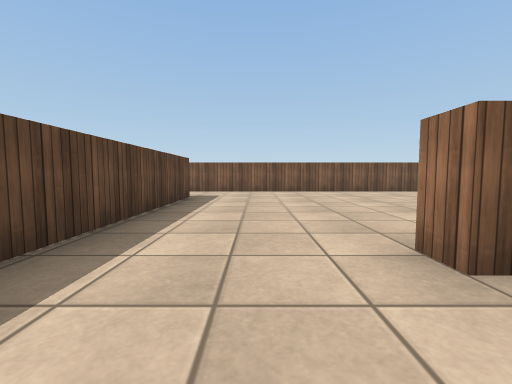
[1] (above)

16 first-person views from a walk through a 3-D level made in the Unity game engine. The camera is 0.58 m above the floor, tilts 4° down and sees 90° across. The floor is counted in squares, 1 m on a side. Each view is taken from the middle of a square. On the plan, view 1 faces up. The plan holds only what a view shows up to about 9 squares ahead; the rest is blank. The player is left out. Surface patterns are stand-ins for the level's own textures.

[2]
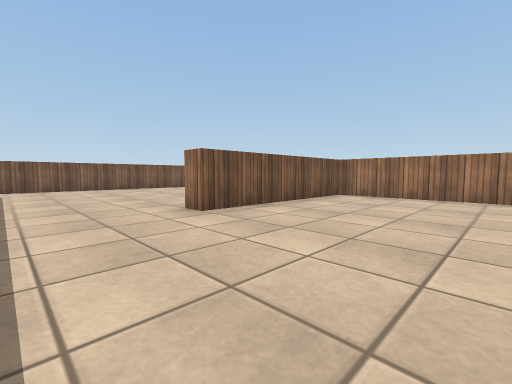

[3]
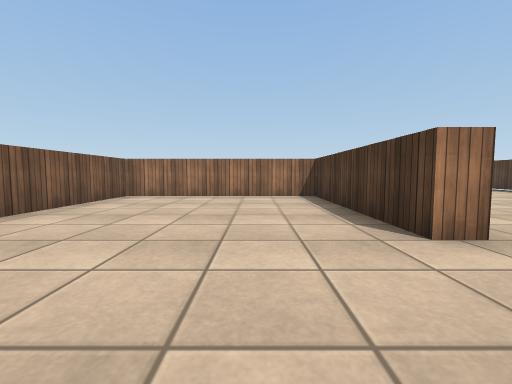

[4]
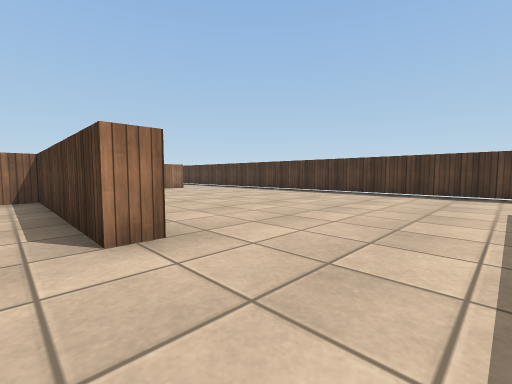

[5]
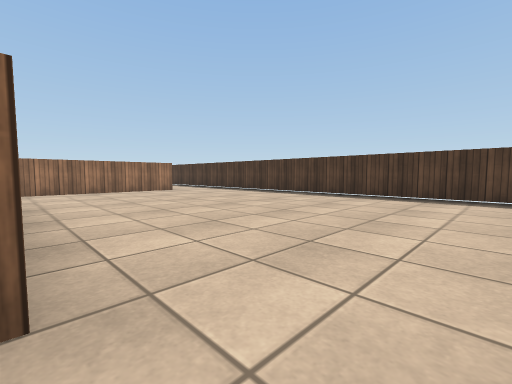

[6]
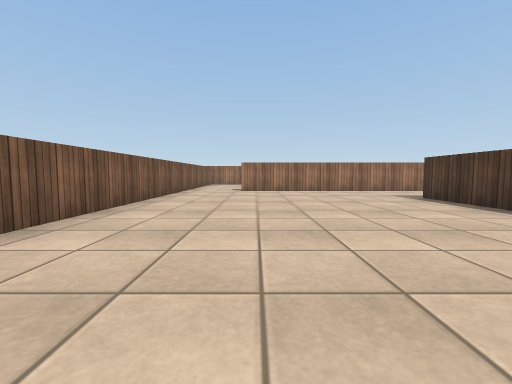

[7]
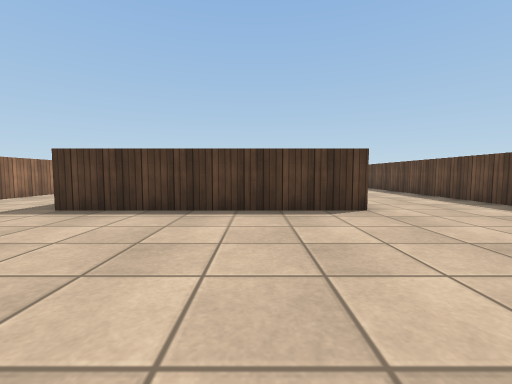

[8]
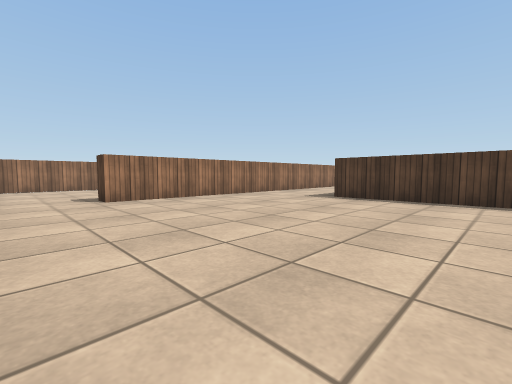

[9]
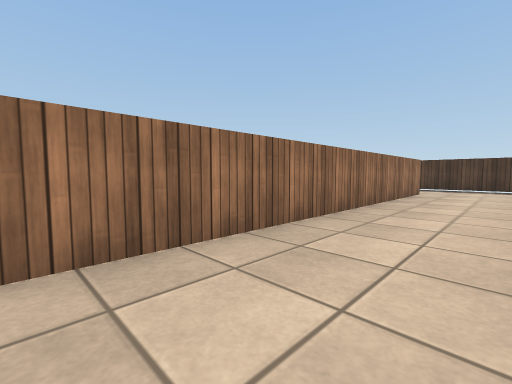

[10]
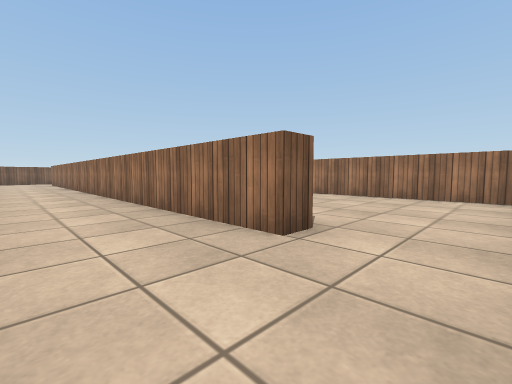

[11]
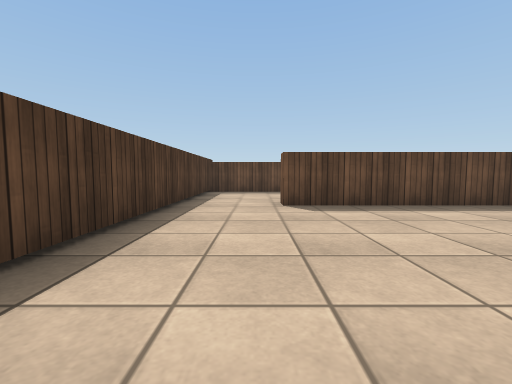

[12]
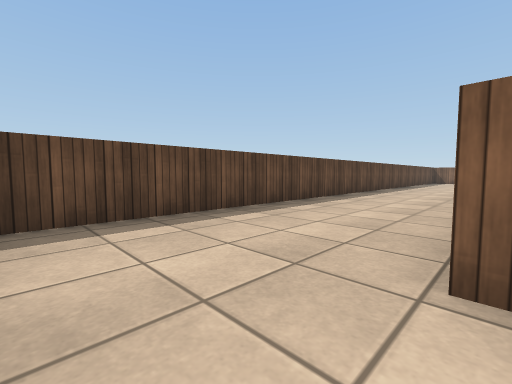

[13]
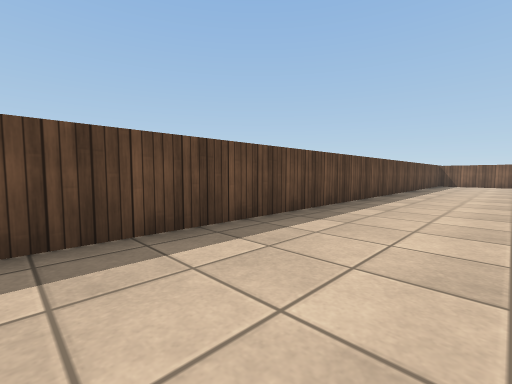

[14]
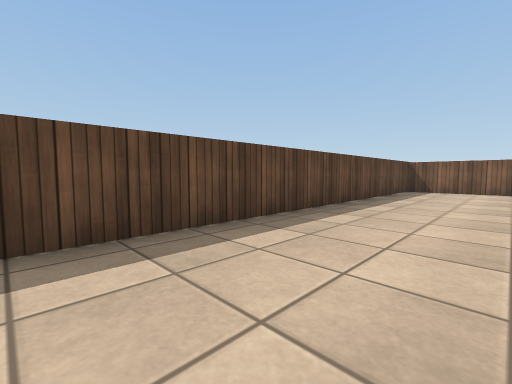

[15]
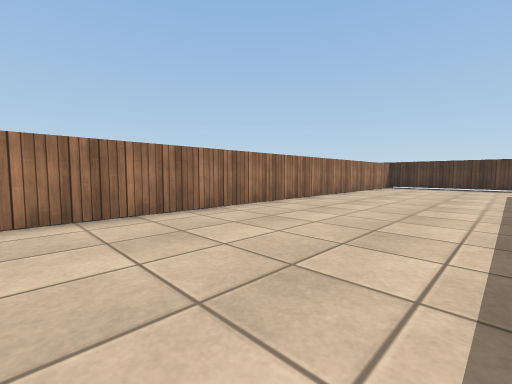

[16]
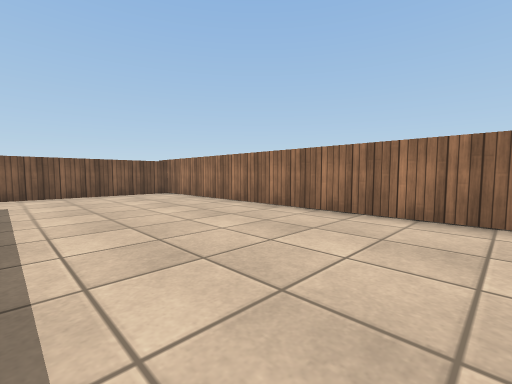

### Floor plan
Ten units are one square. View 1 is at (0, 0); x grows to the right and y downward. Boxes are objects, and circles mark ways between rooms. Rooms are numbered by the first view taken in them; rooms with no view inside come last. Other rooms are left out.
<svg viewBox="-59 -90 200 200">
<path fill="none" stroke="#000" d="M12 41 12 36 57 36 57 -14 12 -14 12 -19 62 -19M-17 -65 -17 85 -22 85M89 85 89 -65M-24 105 84 105M86 -85 -24 -85M-24 -85 -54 -85 -54 105 -24 105M94 85 89 85M89 -65 94 -65M136 101 136 -85 86 -85M84 105 114 105"/>
<circle cx="-20" cy="-75" r="3" fill="#2a7"/>
<circle cx="-20" cy="95" r="3" fill="#2a7"/>
<circle cx="90" cy="-75" r="3" fill="#2a7"/>
<circle cx="90" cy="95" r="3" fill="#2a7"/>
<text x="30" y="10">1</text>
<text x="-40" y="10">2</text>
<text x="110" y="10">3</text>
</svg>
Room 1 opens to room 2. Room 1 opens to room 3.

Where each view was taken, in squares from view 1:
view 1: 0 up, 0 right, facing up
view 2: 2 down, 1 left, facing up-right
view 3: 2 down, 1 left, facing right
view 4: 3 down, 1 left, facing down-right
view 5: 4 down, 0 right, facing down-right
view 6: 6 up, 0 right, facing right
view 7: 6 up, 3 right, facing down
view 8: 8 up, 3 right, facing down-right
view 9: 0 up, 7 right, facing down-right
view 10: 10 down, 7 right, facing up-right
view 11: 9 down, 3 right, facing left
view 12: 10 down, 2 left, facing up-left
view 13: 6 down, 3 left, facing up-left
view 14: 1 down, 3 left, facing up-left
view 15: 1 up, 10 right, facing down-right
view 16: 1 up, 10 right, facing up-right
